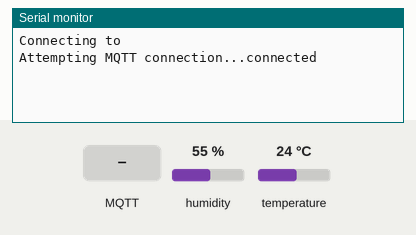
A sketch run on a simulated ESP8266 (Wemos D1 mini). Parts: the last lines printed to the serial monitor. Inputs (shaded band) come from the test bench; at power-on: humidity 55 %, temperature 24 °C. WiFi joins after 1.5 s; servers stay silent unless stated; no MQTT or app messages arrive unless stated.

Above: at 4.7 s.
4.8 s: MQTT message "0" arrives on the first subscribed topic
At 4.91 s:
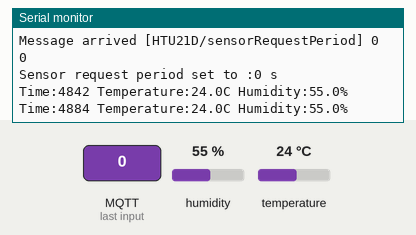
6.3 s: MQTT message "on" arrives on the first subscribed topic
At 6.33 s:
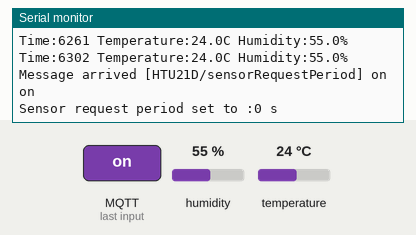
7.8 s: MQTT message "off" arrives on the first subscribed topic
9.3 s: humidity set to 22 %
At 9.34 s:
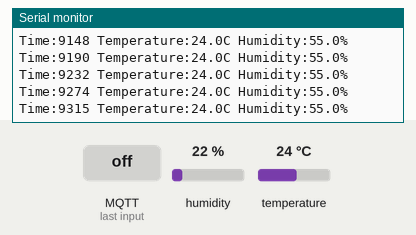
10.8 s: temperature set to 12 °C
At 10.84 s:
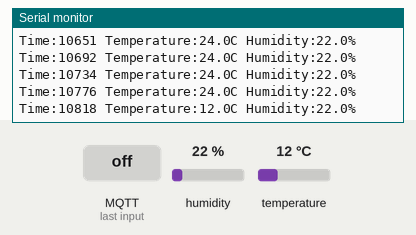
12.3 s: humidity set to 40 %
At 12.34 s:
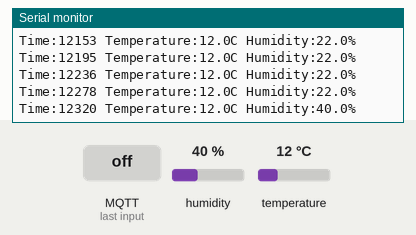
Timing chart, 0 to 15.3 s (numbered marks = the images above; inputs shaded):
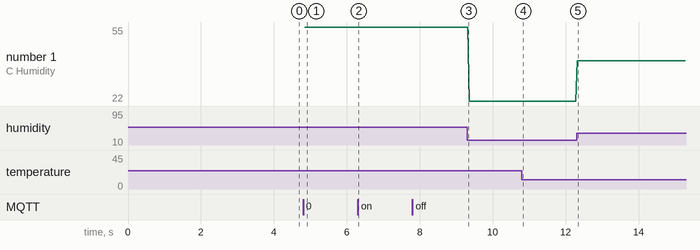

The sketch:

Esp8266_Oled_HTU_MQTT.ino
```cpp
#include <SparkFunHTU21D.h>
#include <PubSubClient.h>
#include <ESP8266WiFi.h>
#include <Credentials\Credentials.h>


const char* mqtt_server = SERVER_IP;
WiFiClient espClient;
unsigned long reconnectionPeriod = 10000; //miliseconds
unsigned long lastBrokerConnectionAttempt = 0;
unsigned long lastWifiConnectionAttempt = 0;

PubSubClient client(espClient);
long lastTempMsg = 0;
char msg[50];


String stringTemperature = "-";
String stringHumidity = "-";

//Create an instance of the sensor object
HTU21D sensor;
float humidity = 0.0;
float temperature = 0.0;
int sensorRequestPeriod = 10; // seconds
unsigned long lastGetSensorData = 0;

// The setup() function runs once each time the micro-controller starts
void setup()
{
	Serial.begin(115200);
	WiFi.mode(WIFI_STA);
	client.setServer(mqtt_server, 1883);
	client.setCallback(callback);
	setup_wifi();
	sensor.begin();
}

void setup_wifi() {

	delay(500);
	// We start by connecting to a WiFi network
	Serial.print(F("Connecting to "));
	Serial.println(SSID);
	WiFi.begin(SSID, PASSWORD);
	delay(3000);

	if (WiFi.waitForConnectResult() != WL_CONNECTED) {
		Serial.println(F("Connection Failed!"));
		return;
	}
	connectToBroker();
}

void callback(char* topic, byte* payload, unsigned int length) {
	Serial.print("Message arrived [");
	Serial.print(topic);
	Serial.print("] ");
	for (int i = 0; i < length; i++) {
		Serial.print((char)payload[i]);
	}
	Serial.println("");

	if (strcmp(topic, "HTU21D/sensorRequestPeriod") == 0) {
		String myString = String((char*)payload);
		Serial.println(myString);
		sensorRequestPeriod = myString.toInt();
		Serial.print("Sensor request period set to :");
		Serial.print(sensorRequestPeriod);
		Serial.println(" s");
	}
}

//Connection to MQTT broker
void connectToBroker() {
	Serial.print("Attempting MQTT connection...");
	// Attempt to connect
	if (client.connect("HTU21D")) {
		Serial.println("connected");
		// Once connected, publish an announcement...
		client.publish("HTU21D/status", "Wemos D1 mini with HTU21D connected");
		// ... and resubscribe
		client.subscribe("HTU21D/sensorRequestPeriod");
	}
	else {
		Serial.print("failed, rc=");
		Serial.print(client.state());
		Serial.print(" try again in ");
		Serial.print(reconnectionPeriod / 1000);
		Serial.println(" seconds");
	}
}

void reconnectToBroker() {
	long now = millis();
	if (now - lastBrokerConnectionAttempt > reconnectionPeriod) {
		lastBrokerConnectionAttempt = now;
		{
			if (WiFi.status() == WL_CONNECTED)
			{
				if (!client.connected()) {
					connectToBroker();
				}
			}
			else
			{
				reconnectWifi();
			}
		}
	}
}

void reconnectWifi() {
	long now = millis();
	if (now - lastWifiConnectionAttempt > reconnectionPeriod) {
		lastWifiConnectionAttempt = now;
		setup_wifi();
	}
}

// Add the main program code into the continuous loop() function
void loop()
{
		if (!client.connected()) {
			reconnectToBroker();
		}
		client.loop();
		sendMessageToMqttInLoop();
}

	void sendMessageToMqttInLoop() {
		long now = millis();
		if (now - lastTempMsg > sensorRequestPeriod) {
			lastTempMsg = now;
			getSensorData();
			sendMessageToMqtt();
		}
	}

void getSensorData()
{
	long now = millis();
	if (now - lastGetSensorData > sensorRequestPeriod * 1000) {
		lastGetSensorData = now;
		humidity = sensor.readHumidity();
		temperature = sensor.readTemperature();
		stringHumidity = String(humidity, 1);
		stringTemperature = String(temperature, 1);
		Serial.print("Time:");
		Serial.print(millis());
		Serial.print(" Temperature:");
		Serial.print(stringTemperature);
		Serial.print("C");
		Serial.print(" Humidity:");
		Serial.print(stringHumidity);
		Serial.print("%");
		Serial.println();
	}
}

void sendMessageToMqtt() {
	client.publish("HTU/humidity", stringHumidity.c_str());
	client.publish("HTU/temperature", stringTemperature.c_str());
}
```

Measured:
- after the input at 4.8 s, the serial monitor: prints a new line at once (image 1)
- after the input at 6.3 s, the serial monitor: prints a new line at once (image 2)
